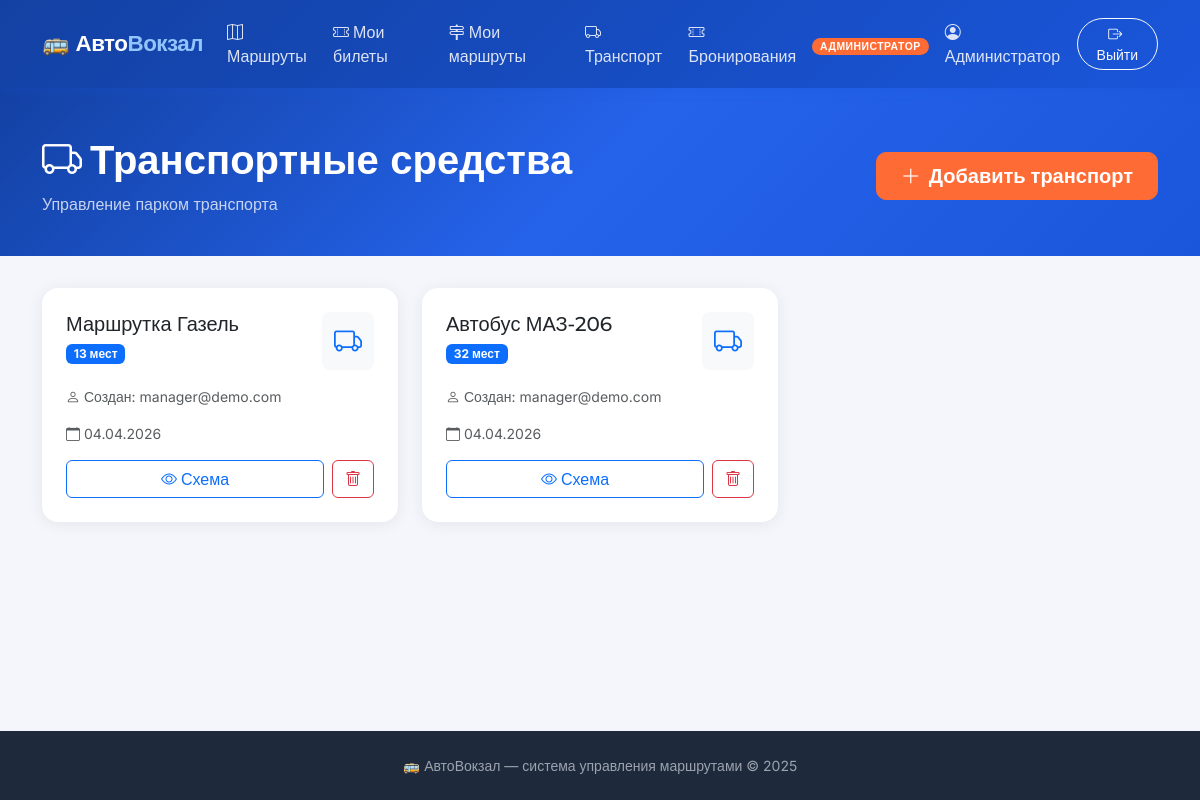
Page /transport/ (signed in) on the committed database.
### users/models.py (models this page shows, shortened)
class User(AbstractBaseUser, PermissionsMixin):
    class Role(models.TextChoices):
        ADMIN = 'admin', 'Администратор'
        MANAGER = 'manager', 'Менеджер'
        USER = 'user', 'Пользователь'
    email = models.EmailField(unique=True, verbose_name='Email')
    full_name = models.CharField(max_length=150, blank=True, verbose_name='Полное имя')
    phone = models.CharField(max_length=20, blank=True, verbose_name='Телефон')
    role = models.CharField(
        max_length=10,
        choices=Role.choices,
        default=Role.USER,
        verbose_name='Роль'
    )
    is_active = models.BooleanField(default=True)
    is_staff = models.BooleanField(default=False)
    date_joined = models.DateTimeField(auto_now_add=True)
    objects = UserManager()
    USERNAME_FIELD = 'email'
    REQUIRED_FIELDS = []
    class Meta:
        verbose_name = 'Пользователь'
        verbose_name_plural = 'Пользователи'
    @property
    def is_admin(self):
        return self.role == self.Role.ADMIN
    @property
    def is_manager(self):
        return self.role == self.Role.MANAGER

### transport/models.py (models this page shows, shortened)
class Transport(models.Model):
    name = models.CharField(max_length=100, verbose_name='Название')
    total_seats = models.PositiveIntegerField(verbose_name='Количество мест')
    layout = models.JSONField(
        verbose_name='Схема сидений',
        help_text='JSON массив с позициями сидений: [{row, col, type, seat_number}]',
        default=list
    )
    created_at = models.DateTimeField(auto_now_add=True)
    created_by = models.ForeignKey(
        'users.User',
        on_delete=models.SET_NULL,
        null=True,
        related_name='transports',
        verbose_name='Создан менеджером'
    )
    class Meta:
        verbose_name = 'Транспорт'
        verbose_name_plural = 'Транспорт'

### transport/views.py (the view)
# urls.py: path('', views.TransportListView.as_view(), name='list'),
class TransportListView(ManagerRequiredMixin, View):
    def get(self, request):
        if request.user.is_admin:
            transports = Transport.objects.all().order_by('-created_at')
        else:
            transports = Transport.objects.filter(created_by=request.user).order_by('-created_at')
        return render(request, 'transport/list.html', {'transports': transports})

### users/permissions.py (called while the page is built)
    def dispatch(self, request, *args, **kwargs):
        if not request.user.is_authenticated:
            return self.handle_no_permission()
        if not (request.user.is_manager or request.user.is_admin):
            messages.error(request, 'Доступ только для менеджеров.')
            return redirect('routes:list')
        return super().dispatch(request, *args, **kwargs)

### templates/transport/list.html (shortened to what this page needs)
{% extends "base.html" %}
{% block content %}
<div class="page-header">
    <div class="container d-flex justify-content-between align-items-center flex-wrap gap-3">
        <div>
            <h1><i class="bi bi-truck me-2"></i>Транспортные средства</h1>
            <p class="mb-0 opacity-75">Управление парком транспорта</p>
        </div>
        <a href="{% url 'transport:create' %}" class="btn btn-accent btn-lg px-4">
            <i class="bi bi-plus-lg me-2"></i>Добавить транспорт
        </a>
    </div>
</div>
<div class="container pb-5">
    {% if transports %}
    <div class="row g-4">
        {% for t in transports %}
        <div class="col-md-6 col-lg-4">
            <div class="card h-100">
                <div class="card-body p-4">
                    <div class="d-flex justify-content-between align-items-start mb-3">
                        <div>
                            <h5 class="fw-700 mb-1 fw-montserrat">{{ t.name }}</h5>
                            <span class="badge bg-primary">{{ t.total_seats }} мест</span>
                        </div>
                        <div class="bg-light rounded-3 p-2 text-center" style="min-width:52px;">
                            <i class="bi bi-truck fs-3 text-primary d-block"></i>
                        </div>
                    </div>
                    <p class="text-muted small mb-3">
                        <i class="bi bi-person me-1"></i>Создан: {{ t.created_by.email|default:"—" }}
                    </p>
                    <p class="text-muted small mb-3">
                        <i class="bi bi-calendar me-1"></i>{{ t.created_at|date:"d.m.Y" }}
                    </p>
                    <div class="d-flex gap-2 mt-auto">
                        <a href="{% url 'transport:detail' t.pk %}" class="btn btn-outline-primary flex-fill">
                            <i class="bi bi-eye me-1"></i>Схема
                        </a>
                        <form method="post" action="{% url 'transport:delete' t.pk %}"
                              onsubmit="return confirm('Удалить транспорт?')">
                            <button class="btn btn-outline-danger">
                                <i class="bi bi-trash"></i>
                            </button>
                        </form>
                    </div>
                </div>
            </div>
        </div>
        {% endfor %}
    </div>
    {% endif %}
</div>
{% endblock %}

### templates/base.html (shortened to what this page needs)
<!DOCTYPE html>
<html lang="ru">
<head>
    <link href="https://cdn.jsdelivr.net/npm/bootstrap@5.3.2/dist/css/bootstrap.min.css" rel="stylesheet">
    <link href="https://cdn.jsdelivr.net/npm/bootstrap-icons@1.11.3/font/bootstrap-icons.css" rel="stylesheet">
</head>
<body class="d-flex flex-column min-vh-100">
    <nav class="navbar navbar-expand-lg">
        <div class="container">
            <a class="navbar-brand" href="{% url 'routes:list' %}">
                🚌 Авто<span>Вокзал</span>
            </a>
            <div class="collapse navbar-collapse" id="navMain">
                <ul class="navbar-nav me-auto">
                    <li class="nav-item">
                        <a class="nav-link {% if request.resolver_match.namespace == 'routes' and request.resolver_match.url_name == 'list' %}active{% endif %}"
                           href="{% url 'routes:list' %}">
                            <i class="bi bi-map me-1"></i>Маршруты
                        </a>
                    </li>
                    <li class="nav-item">
                        <a class="nav-link {% if request.resolver_match.url_name == 'my' %}active{% endif %}"
                           href="{% url 'bookings:my' %}">
                            <i class="bi bi-ticket-perforated me-1"></i>Мои билеты
                        </a>
                    </li>
                    {% if user.is_authenticated and user.is_manager or user.is_authenticated and user.is_admin %}
                    <li class="nav-item">
                        <a class="nav-link" href="{% url 'routes:manager_list' %}">
                            <i class="bi bi-signpost-2 me-1"></i>Мои маршруты
                        </a>
                    </li>
                    <li class="nav-item">
                        <a class="nav-link" href="{% url 'transport:list' %}">
                            <i class="bi bi-truck me-1"></i>Транспорт
                        </a>
                    </li>
                    <li class="nav-item">
                        <a class="nav-link" href="{% url 'bookings:list' %}">
                            <i class="bi bi-ticket-perforated me-1"></i>Бронирования
                        </a>
                    </li>
                    {% endif %}
                </ul>
                <ul class="navbar-nav align-items-center gap-2">
                    {% if user.is_authenticated %}
                        <li class="nav-item">
                            <span class="badge-role badge-{{ user.role }}">{{ user.get_role_display }}</span>
                        </li>
                        <li class="nav-item">
                            <a class="nav-link" href="{% url 'users:profile' %}">
                                <i class="bi bi-person-circle me-1"></i>{{ user.full_name|default:user.email }}
                            </a>
                        </li>
                        <li class="nav-item">
                            <form method="post" action="{% url 'users:logout' %}" class="d-inline">
                                <button type="submit" class="btn btn-sm btn-outline-light rounded-pill px-3">
                                    <i class="bi bi-box-arrow-right me-1"></i>Выйти
                                </button>
                            </form>
                        </li>
                    {% endif %}
                </ul>
            </div>
        </div>
    </nav>
    <main class="flex-grow-1">
        {% block content %}{% endblock %}
    </main>
    <footer>
        <div class="container text-center">
            <p class="mb-0">🚌 АвтоВокзал &mdash; система управления маршрутами &copy; 2025</p>
        </div>
    </footer>
</body>
</html>

### templates/base.html (style rules this page uses)
:root { --primary: #1a56db; --primary-dark: #1341a3; --accent: #ff6b35; --success: #0ea472; --danger: #e02424; --bg: #f4f6fb; --card-bg: #fff; --text: #1e2a3b; --muted: #6b7280; --border: #e5e7eb; --seat-free: #d1fae5; --seat-free-border: #34d399; --seat-taken: #fee2e2; --seat-taken-border: #f87171; --seat-selected: #fef3c7; --seat-selected-border: #f59e0b; }
* { box-sizing: border-box; }
body { font-family: 'Inter', sans-serif; background: var(--bg); color: var(--text); min-height: 100vh; }
.navbar { background: linear-gradient(135deg, var(--primary-dark) 0%, var(--primary) 100%); box-shadow: 0 2px 12px rgba(26,86,219,.25); padding: 0.75rem 0; }
.navbar-brand { font-family: 'Montserrat', sans-serif; font-weight: 800; font-size: 1.4rem; color: #fff !important; letter-spacing: -0.5px; }
.navbar-brand span { color: #93c5fd; }
.nav-link { color: rgba(255,255,255,.85) !important; font-weight: 500; transition: color .2s; }
.badge-role { font-size: .65rem; font-weight: 700; letter-spacing: .5px; padding: 2px 8px; border-radius: 20px; text-transform: uppercase; }
.badge-admin { background: var(--accent); color: #fff; }
.card { border: none; border-radius: 16px; box-shadow: 0 2px 16px rgba(0,0,0,.07); transition: box-shadow .2s, transform .2s; }
.btn-accent { background: var(--accent); border-color: var(--accent); color: #fff; font-weight: 600; border-radius: 10px; }
.page-header { background: linear-gradient(135deg, var(--primary-dark) 0%, #2563eb 50%, var(--primary) 100%); color: #fff; padding: 3rem 0 2.5rem; margin-bottom: 2rem; }
.page-header h1 { font-family: 'Montserrat', sans-serif; font-weight: 800; }
footer { background: #1e2a3b; color: #9ca3af; padding: 1.5rem 0; margin-top: auto; font-size: .875rem; }
.fw-montserrat { font-family: 'Montserrat', sans-serif; }

### rows in the picture
User: role "АДМИНИСТРАТОР", full_name "Администратор"
Transport: name "Маршрутка Газель", total_seats "13", created_by.email "manager@demo.com", created_at "04.04.2026"
Transport: name "Автобус МАЗ-206", total_seats "32", created_by.email "manager@demo.com", created_at "04.04.2026"
